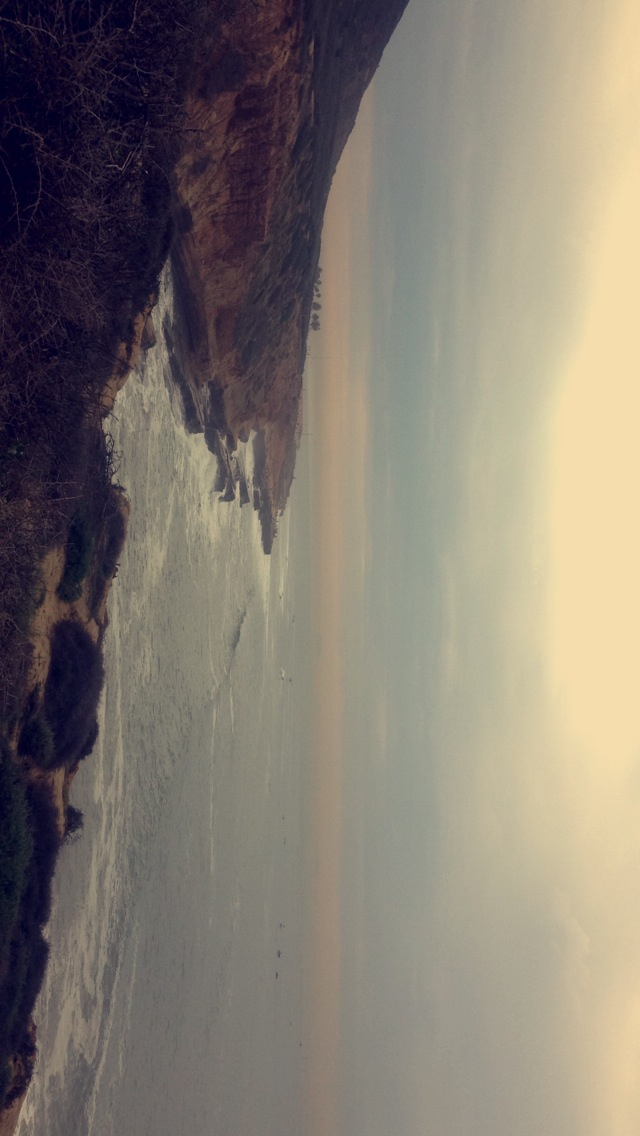
#> input picture cabrillo.jpg, 640 x 1136 px
$ python find_contour.py   (Python 2 division)
#> lines starting #> are read from the running program, lines starting #| are printed output that depends on the picture; after the words box and inside, x2 and y2 are one past the last pixel; in counts of white or black regions, pixels touching at a corner belong together
import sys
sys.path.append('/usr/local/lib/python2.7/site-packages')
import cv2
import numpy as np
import matplotlib.pyplot as plt
import pylab
from scipy import io
from scipy.io import wavfile
from scipy import signal
from scipy.fftpack import fft

im = cv2.imread('cabrillo.jpg')
#> im is the input picture: shape (1136, 640, 3); mean B, G, R 113, 122.3, 130.4
edges = cv2.Canny(im,250,100)
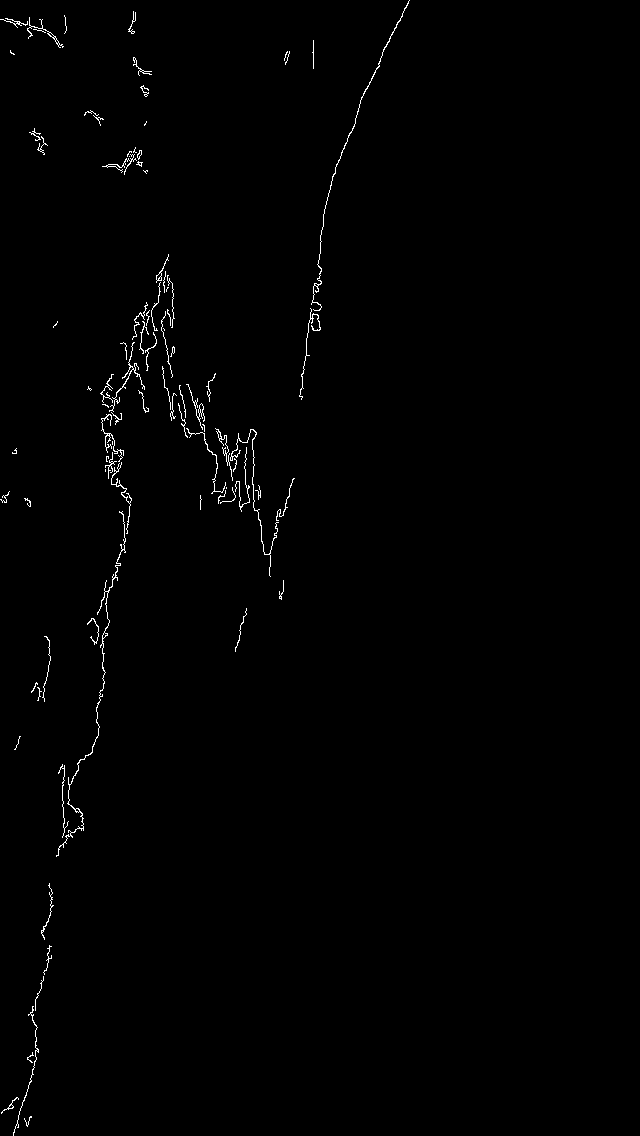
#> edges: shape (1136, 640); 0.71% white in thin lines or dots, all inside (x1, y1, x2, y2) = (0, 0, 410, 1136)
# imgray = cv2.cvtColor(im,cv2.COLOR_BGR2GRAY)
ret,thresh = cv2.threshold(edges,127,255,0)
contours, hierarchy = cv2.findContours(thresh,cv2.RETR_LIST,cv2.CHAIN_APPROX_SIMPLE)
#> contours = 123 contours, 107 with area under 20; largest, box (x1, y1, x2, y2) and area: (56, 511, 126, 857) 124, (311, 0, 410, 311) 78, (186, 384, 205, 430) 48, (27, 17, 64, 48) 47, (230, 429, 279, 577) 39


max = 0
max_ind = 0

for i in range(0, len(contours)):
    if len(contours[i]) > max:
        max = len(contours[i])
        max_ind = i
else:
    print max
#> this loop made 123 passes
#| 535
#> after the loop, max = 535; max_ind = 21


cnt = contours[max_ind]
#> cnt = contour of 535 points, box (x1, y1, x2, y2) (56, 511, 126, 857), area 124
M = cv2.moments(cnt)
#> M = moments, m00 123.5, centre m10/m00, m01/m00 = (92.99, 703)
cv2.drawContours(im,cnt,-1,(0,255,0),3)
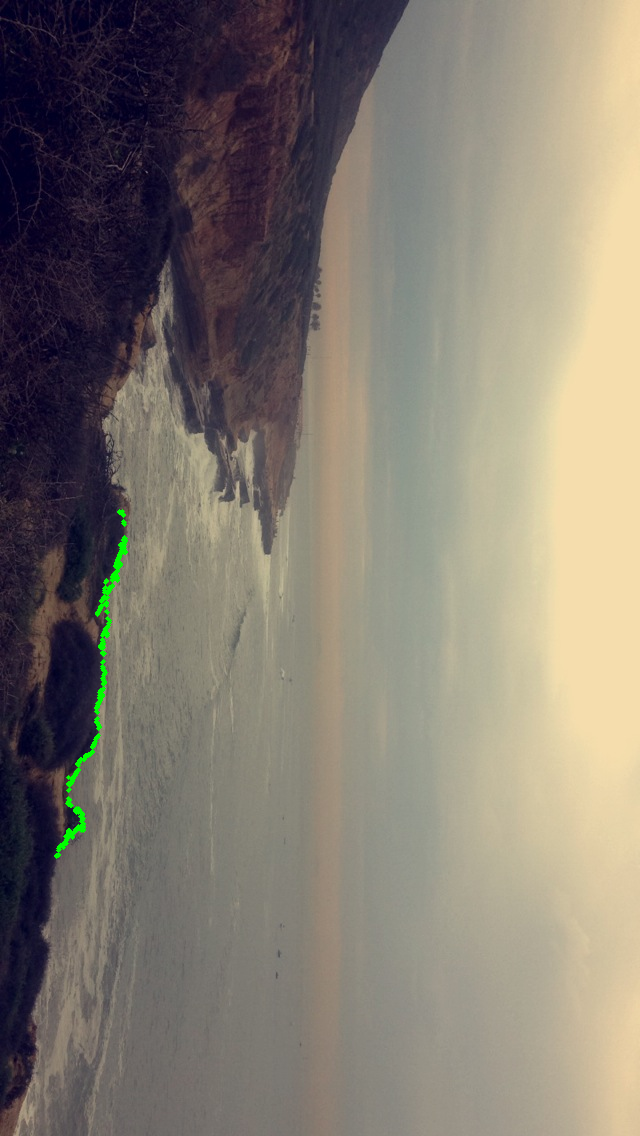
#> im: shape (1136, 640, 3); 0.28% of pixels changed, all inside (x1, y1, x2, y2) = (54, 509, 128, 859)

#> (the run stopped early here; a loop or call above may not have finished)
